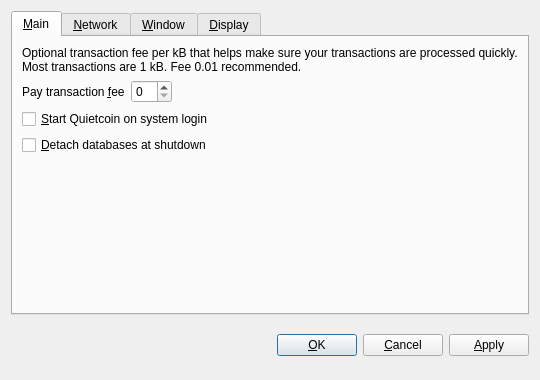
<?xml version="1.0" encoding="UTF-8"?>
<ui version="4.0">
 <class>OptionsDialog</class>
 <widget class="QDialog" name="OptionsDialog">
  <property name="geometry">
   <rect>
    <x>0</x>
    <y>0</y>
    <width>540</width>
    <height>380</height>
   </rect>
  </property>
  <property name="windowTitle">
   <string>Options</string>
  </property>
  <property name="modal">
   <bool>true</bool>
  </property>
  <layout class="QVBoxLayout" name="verticalLayout">
   <item>
    <widget class="QTabWidget" name="tabWidget">
     <property name="tabPosition">
      <enum>QTabWidget::North</enum>
     </property>
     <property name="currentIndex">
      <number>0</number>
     </property>
     <widget class="QWidget" name="tabMain">
      <attribute name="title">
       <string>&amp;Main</string>
      </attribute>
      <layout class="QVBoxLayout" name="verticalLayout_Main">
       <item>
        <widget class="QLabel" name="transactionFeeInfoLabel">
         <property name="text">
          <string>Optional transaction fee per kB that helps make sure your transactions are processed quickly. Most transactions are 1 kB. Fee 0.01 recommended.</string>
         </property>
         <property name="textFormat">
          <enum>Qt::PlainText</enum>
         </property>
         <property name="wordWrap">
          <bool>true</bool>
         </property>
        </widget>
       </item>
       <item>
        <layout class="QHBoxLayout" name="horizontalLayout_Main">
         <item>
          <widget class="QLabel" name="transactionFeeLabel">
           <property name="text">
            <string>Pay transaction &amp;fee</string>
           </property>
           <property name="textFormat">
            <enum>Qt::PlainText</enum>
           </property>
           <property name="buddy">
            <cstring>transactionFee</cstring>
           </property>
          </widget>
         </item>
         <item>
          <widget class="BitcoinAmountField" name="transactionFee"/>
         </item>
         <item>
          <spacer name="horizontalSpacer_Main">
           <property name="orientation">
            <enum>Qt::Horizontal</enum>
           </property>
           <property name="sizeHint" stdset="0">
            <size>
             <width>40</width>
             <height>20</height>
            </size>
           </property>
          </spacer>
         </item>
        </layout>
       </item>
       <item>
        <widget class="QCheckBox" name="bitcoinAtStartup">
         <property name="toolTip">
          <string>Automatically start Quietcoin after logging in to the system.</string>
         </property>
         <property name="text">
          <string>&amp;Start Quietcoin on system login</string>
         </property>
        </widget>
       </item>
       <item>
        <widget class="QCheckBox" name="detachDatabases">
         <property name="toolTip">
          <string>Detach block and address databases at shutdown. This means they can be moved to another data directory, but it slows down shutdown. The wallet is always detached.</string>
         </property>
         <property name="text">
          <string>&amp;Detach databases at shutdown</string>
         </property>
        </widget>
       </item>
       <item>
        <spacer name="verticalSpacer_Main">
         <property name="orientation">
          <enum>Qt::Vertical</enum>
         </property>
         <property name="sizeHint" stdset="0">
          <size>
           <width>20</width>
           <height>40</height>
          </size>
         </property>
        </spacer>
       </item>
      </layout>
     </widget>
     <widget class="QWidget" name="tabNetwork">
      <attribute name="title">
       <string>&amp;Network</string>
      </attribute>
      <layout class="QVBoxLayout" name="verticalLayout_Network">
       <item>
        <widget class="QCheckBox" name="mapPortUpnp">
         <property name="toolTip">
          <string>Automatically open the Quietcoin client port on the router. This only works when your router supports UPnP and it is enabled.</string>
         </property>
         <property name="text">
          <string>Map port using &amp;UPnP</string>
         </property>
        </widget>
       </item>
       <item>
        <widget class="QCheckBox" name="connectSocks">
         <property name="toolTip">
          <string>Connect to the Quietcoin network through a SOCKS proxy (e.g. when connecting through Tor).</string>
         </property>
         <property name="text">
          <string>&amp;Connect through SOCKS proxy:</string>
         </property>
        </widget>
       </item>
       <item>
        <layout class="QHBoxLayout" name="horizontalLayout_Network">
         <item>
          <widget class="QLabel" name="proxyIpLabel">
           <property name="text">
            <string>Proxy &amp;IP:</string>
           </property>
           <property name="textFormat">
            <enum>Qt::PlainText</enum>
           </property>
           <property name="buddy">
            <cstring>proxyIp</cstring>
           </property>
          </widget>
         </item>
         <item>
          <widget class="QValidatedLineEdit" name="proxyIp">
           <property name="maximumSize">
            <size>
             <width>140</width>
             <height>16777215</height>
            </size>
           </property>
           <property name="toolTip">
            <string>IP address of the proxy (e.g. 127.0.0.1)</string>
           </property>
          </widget>
         </item>
         <item>
          <widget class="QLabel" name="proxyPortLabel">
           <property name="text">
            <string>&amp;Port:</string>
           </property>
           <property name="textFormat">
            <enum>Qt::PlainText</enum>
           </property>
           <property name="buddy">
            <cstring>proxyPort</cstring>
           </property>
          </widget>
         </item>
         <item>
          <widget class="QLineEdit" name="proxyPort">
           <property name="maximumSize">
            <size>
             <width>55</width>
             <height>16777215</height>
            </size>
           </property>
           <property name="toolTip">
            <string>Port of the proxy (e.g. 9050)</string>
           </property>
          </widget>
         </item>
         <item>
          <widget class="QLabel" name="socksVersionLabel">
           <property name="text">
            <string>SOCKS &amp;Version:</string>
           </property>
           <property name="textFormat">
            <enum>Qt::PlainText</enum>
           </property>
           <property name="buddy">
            <cstring>socksVersion</cstring>
           </property>
          </widget>
         </item>
         <item>
          <widget class="QValueComboBox" name="socksVersion">
           <property name="toolTip">
            <string>SOCKS version of the proxy (e.g. 5)</string>
           </property>
          </widget>
         </item>
         <item>
          <spacer name="horizontalSpacer_Network">
           <property name="orientation">
            <enum>Qt::Horizontal</enum>
           </property>
           <property name="sizeHint" stdset="0">
            <size>
             <width>40</width>
             <height>20</height>
            </size>
           </property>
          </spacer>
         </item>
        </layout>
       </item>
       <item>
        <spacer name="verticalSpacer_Network">
         <property name="orientation">
          <enum>Qt::Vertical</enum>
         </property>
         <property name="sizeHint" stdset="0">
          <size>
           <width>20</width>
           <height>40</height>
          </size>
         </property>
        </spacer>
       </item>
      </layout>
     </widget>
     <widget class="QWidget" name="tabWindow">
      <attribute name="title">
       <string>&amp;Window</string>
      </attribute>
      <layout class="QVBoxLayout" name="verticalLayout_Window">
       <item>
        <widget class="QCheckBox" name="minimizeToTray">
         <property name="toolTip">
          <string>Show only a tray icon after minimizing the window.</string>
         </property>
         <property name="text">
          <string>&amp;Minimize to the tray instead of the taskbar</string>
         </property>
        </widget>
       </item>
       <item>
        <widget class="QCheckBox" name="minimizeOnClose">
         <property name="toolTip">
          <string>Minimize instead of exit the application when the window is closed. When this option is enabled, the application will be closed only after selecting Quit in the menu.</string>
         </property>
         <property name="text">
          <string>M&amp;inimize on close</string>
         </property>
        </widget>
       </item>
       <item>
        <spacer name="verticalSpacer_Window">
         <property name="orientation">
          <enum>Qt::Vertical</enum>
         </property>
         <property name="sizeHint" stdset="0">
          <size>
           <width>20</width>
           <height>40</height>
          </size>
         </property>
        </spacer>
       </item>
      </layout>
     </widget>
     <widget class="QWidget" name="tabDisplay">
      <attribute name="title">
       <string>&amp;Display</string>
      </attribute>
      <layout class="QVBoxLayout" name="verticalLayout_Display">
       <item>
        <layout class="QHBoxLayout" name="horizontalLayout_1_Display">
         <item>
          <widget class="QLabel" name="langLabel">
           <property name="text">
            <string>User Interface &amp;language:</string>
           </property>
           <property name="textFormat">
            <enum>Qt::PlainText</enum>
           </property>
           <property name="buddy">
            <cstring>lang</cstring>
           </property>
          </widget>
         </item>
         <item>
          <widget class="QValueComboBox" name="lang">
           <property name="toolTip">
            <string>The user interface language can be set here. This setting will take effect after restarting Quietcoin.</string>
           </property>
          </widget>
         </item>
        </layout>
       </item>
       <item>
        <layout class="QHBoxLayout" name="horizontalLayout_2_Display">
         <item>
          <widget class="QLabel" name="unitLabel">
           <property name="text">
            <string>&amp;Unit to show amounts in:</string>
           </property>
           <property name="textFormat">
            <enum>Qt::PlainText</enum>
           </property>
           <property name="buddy">
            <cstring>unit</cstring>
           </property>
          </widget>
         </item>
         <item>
          <widget class="QValueComboBox" name="unit">
           <property name="toolTip">
            <string>Choose the default subdivision unit to show in the interface and when sending coins.</string>
           </property>
          </widget>
         </item>
        </layout>
       </item>
       <item>
        <widget class="QCheckBox" name="displayAddresses">
         <property name="toolTip">
          <string>Whether to show Quietcoin addresses in the transaction list or not.</string>
         </property>
         <property name="text">
          <string>&amp;Display addresses in transaction list</string>
         </property>
        </widget>
       </item>
       <item>
        <widget class="QCheckBox" name="coinControlFeatures">
         <property name="toolTip">
          <string>Whether to show coin control features or not.</string>
         </property>
         <property name="text">
          <string>Display QuietTime Features</string>
         </property>
        </widget>
       </item>
       <item>
        <spacer name="verticalSpacer_Display">
         <property name="orientation">
          <enum>Qt::Vertical</enum>
         </property>
         <property name="sizeHint" stdset="0">
          <size>
           <width>20</width>
           <height>40</height>
          </size>
         </property>
        </spacer>
       </item>
      </layout>
     </widget>
    </widget>
   </item>
   <item>
    <layout class="QHBoxLayout" name="horizontalLayout_Buttons">
     <item>
      <spacer name="horizontalSpacer_1">
       <property name="orientation">
        <enum>Qt::Horizontal</enum>
       </property>
       <property name="sizeHint" stdset="0">
        <size>
         <width>40</width>
         <height>48</height>
        </size>
       </property>
      </spacer>
     </item>
     <item>
      <widget class="QLabel" name="statusLabel">
       <property name="font">
        <font>
         <weight>75</weight>
         <bold>true</bold>
        </font>
       </property>
       <property name="text">
        <string/>
       </property>
       <property name="textFormat">
        <enum>Qt::PlainText</enum>
       </property>
       <property name="wordWrap">
        <bool>true</bool>
       </property>
      </widget>
     </item>
     <item>
      <spacer name="horizontalSpacer_2">
       <property name="orientation">
        <enum>Qt::Horizontal</enum>
       </property>
       <property name="sizeHint" stdset="0">
        <size>
         <width>40</width>
         <height>48</height>
        </size>
       </property>
      </spacer>
     </item>
     <item>
      <widget class="QPushButton" name="okButton">
       <property name="text">
        <string>&amp;OK</string>
       </property>
      </widget>
     </item>
     <item>
      <widget class="QPushButton" name="cancelButton">
       <property name="text">
        <string>&amp;Cancel</string>
       </property>
       <property name="autoDefault">
        <bool>false</bool>
       </property>
      </widget>
     </item>
     <item>
      <widget class="QPushButton" name="applyButton">
       <property name="text">
        <string>&amp;Apply</string>
       </property>
       <property name="autoDefault">
        <bool>false</bool>
       </property>
      </widget>
     </item>
    </layout>
   </item>
  </layout>
 </widget>
 <customwidgets>
  <customwidget>
   <class>BitcoinAmountField</class>
   <extends>QSpinBox</extends>
   <header>bitcoinamountfield.h</header>
  </customwidget>
  <customwidget>
   <class>QValueComboBox</class>
   <extends>QComboBox</extends>
   <header>qvaluecombobox.h</header>
  </customwidget>
  <customwidget>
   <class>QValidatedLineEdit</class>
   <extends>QLineEdit</extends>
   <header>qvalidatedlineedit.h</header>
  </customwidget>
 </customwidgets>
 <resources/>
 <connections/>
</ui>
